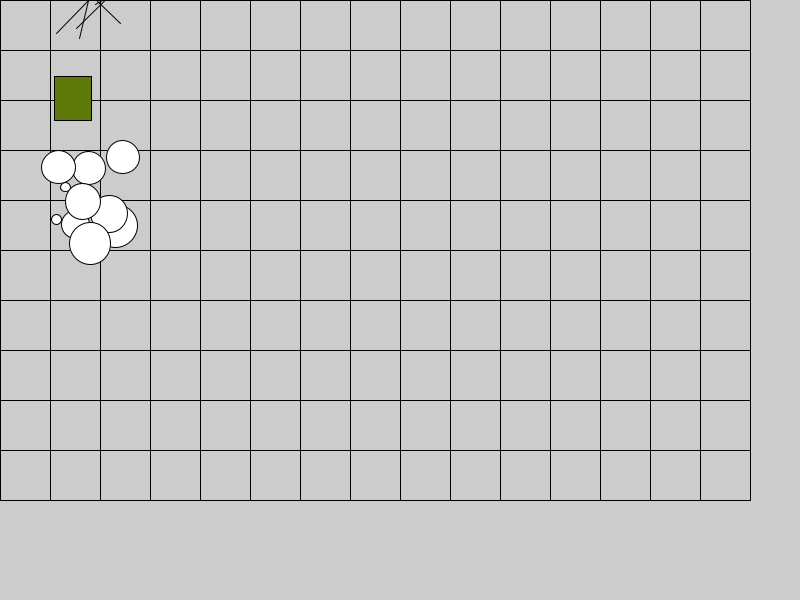
Frame 1 (no input)
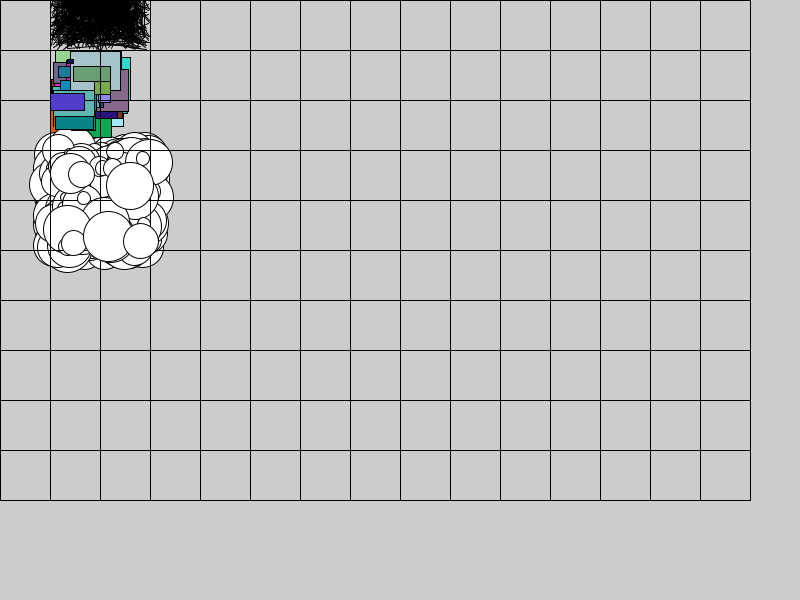
Frame 60 (the mouse pressed at the canvas centre just before this capture)
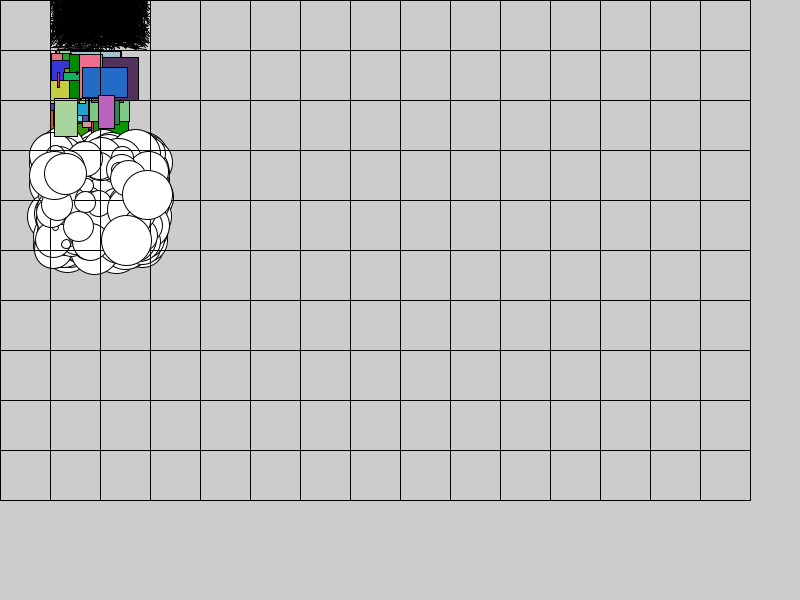
Frame 120 (the mouse held since frame 60 and released just before this capture)

The Processing sketch that drew these frames (run headless with seeded random() and noise(); from frame 60 on, the mouse is pressed at the canvas centre):

// Processing sketch: mapa_robot_przeszkody_v_1_2
// ── mapa_robot_przeszkody_v_1_2.pde
/**********************//**********************/

// czy zamiast klasy nie zastosowac Javovych interfejsow?
abstract class Element {
  
  char typ;
  float rozmiar;
  
  Element(char typ, float rozmiar) {
    this.typ = typ;
    this.rozmiar = rozmiar;
  }
  
  abstract void rysuj(float x, float y, float skala);
  
}

/**********************//**********************/

class Efekt extends Element {
    
  Efekt(char typ, float rozmiar) {
    super(typ, rozmiar);
  }
    
  void rysuj(float x, float y, float skala) {
    switch(typ) {
       case '.' : {
           
       }
       break;
       case '5' : {
         for(int i = 0; i < 10; ++i) {
           circle( x + rozmiar*skala*random(-1, 1), y + rozmiar*skala*random(-1, 1), rozmiar*skala*random(-1, 1) );
         }
       }
       break;
       case '6' : {
         fill(random(0, 255), random(0, 255), random(0, 255));
         rect( x + rozmiar*skala*random(-1, 0), y + rozmiar*skala*random(-1, 0), rozmiar*skala*random(0, 1), rozmiar*skala*random(0, 1) );
         fill(255, 255, 255);
       }
       break;
       case '7' : {
         for(int i = 0; i < 10; ++i) {
           line( x + rozmiar*skala*random(-1, 1), y + rozmiar*skala*random(-1, 1), x + rozmiar*skala*random(-1, 1), y + rozmiar*skala*random(-1, 1) );
         }
       }
       break;
    }
    
  }

}

/**********************//**********************/

class Mapa {

  String[] listaPol;
  
  int szerokosc;
  int wysokosc;
  int rozmiarKlatkiMapy;
  
  Efekt[][] polaEfektow;
  int x,y;  // pole z robotem
  
  Mapa(String[] listaPol, int rozmiarKlatkiMapy) {

    this.listaPol = listaPol;

    // na razie program dziala tylko z prostokatnym planem mapy
    this.szerokosc = listaPol[0].length();
    this.wysokosc = listaPol.length;
    this.rozmiarKlatkiMapy = rozmiarKlatkiMapy;

    this.polaEfektow = new Efekt[this.szerokosc][this.wysokosc];

    // w konstruktorze mapy przygotowujemy struktury danych ulatwiajace jej zadania
    for(int i = 0; i < this.szerokosc; ++i) {
       for(int j = 0; j < this.wysokosc; ++j) {
         
         // na razie efekty nie moga sie poruszac, nie moze byc kilku w jednym miejscu, a pola startowe robotow musza byc wolne od efektow
         this.polaEfektow[i][j] = new Efekt(this.listaPol[j].charAt(i), this.rozmiarKlatkiMapy);
           
         // na razie jest tylko jeden robot
         if(this.listaPol[j].charAt(i) == 'r') {
           this.x = i;
           this.y = j;
         }
         
       }
    }
  }
  
  void rysuj(float skala) {

    // rysowanie siatki mapy
    for(int i = 0; i <= this.wysokosc; ++i) { //<>//
      line(0, i * this.rozmiarKlatkiMapy, this.rozmiarKlatkiMapy * this.szerokosc, i * this.rozmiarKlatkiMapy);
    }
    for(int i = 0; i <= this.szerokosc; ++i) {
      line(i * this.rozmiarKlatkiMapy, 0, i * this.rozmiarKlatkiMapy, this.rozmiarKlatkiMapy * this.wysokosc);
    }
    
    // rysowanie efektow, robot tez powinien byc narysowany, a nie widac
    for(int i = 0; i < this.szerokosc; ++i) {
       for(int j = 0; j < this.wysokosc; ++j) {
             this.polaEfektow[i][j].rysuj(i * this.rozmiarKlatkiMapy, j * this.rozmiarKlatkiMapy, skala);
       }
    }
    
  }
  
  void krokNaPolnoc() {
    --this.y;
  }
  void krokNaWschod() {
    ++this.x;
  }
  void krokNaPoludnie() {
    ++this.y;
  }
  void krokNaZachod() {
    --this.x;
  }
  
  boolean naZachodzieWolne() {
    return true;
  }
  boolean naWschodzieWolne() {
    return true;
  }
  boolean naPolnocyWolne() {
    return true; 
  }
  boolean naPoludniuWolne() {
    return true; 
  }
  
}

/**********************//**********************/

class Robot extends Element {

  Mapa mapa;

  Robot(Mapa mapa, float rozmiar) {
    // typ efektu dla robota
    super('r', rozmiar);
    this.mapa = mapa;
  }

  // robot sprawdza swoje otoczenie na mapie
  boolean naPolnocyWolne() {
    return this.mapa.naPolnocyWolne(); 
  }
  boolean naWschodzieWolne() {
    return this.mapa.naWschodzieWolne();
  }
  boolean naPoludniuWolne() {
    return this.mapa.naPoludniuWolne();
  }
  boolean naZachodzieWolne() {
    return this.mapa.naZachodzieWolne();
  }

  // robot porusza sie na mapie
  void krokWKierunku(int kierunek) {

   switch(kierunek) {
      case 0: {
        this.mapa.krokNaPolnoc();
      } break;
      case 1: {
        this.mapa.krokNaWschod();
      } break;
      case 2: {
        this.mapa.krokNaPoludnie();
      } break;
      case 3: {
        this.mapa.krokNaZachod();
      } break;

   }
  }
  
  void rysuj(float x, float y, float skala) {
     circle(x * rozmiar * skala, y * rozmiar * skala, skala/2);
  }

}

/**********************//**********************/

int rozmiarKlatkiMapy = 50;
// poprawic tak, by wyswietlaly sie mapy innych ksztaltow niz prostokatne
String[] szkieletMapy = new String[] {
 "..7............",
 "...............",
 "..6............",
 "...............",
 "..5............",
 "...............",
 "...............",
 "....r..........",
 "...............",
 "..............."
};

Mapa mapa = new Mapa(szkieletMapy, rozmiarKlatkiMapy);

Robot robot = new Robot(mapa, 1);

void setup() {
    size(800, 600);
}
 
void draw() {
    mapa.rysuj(1);

    // tutaj rozkazy dla robota
    robot.krokWKierunku(1);

    delay(100);
}
